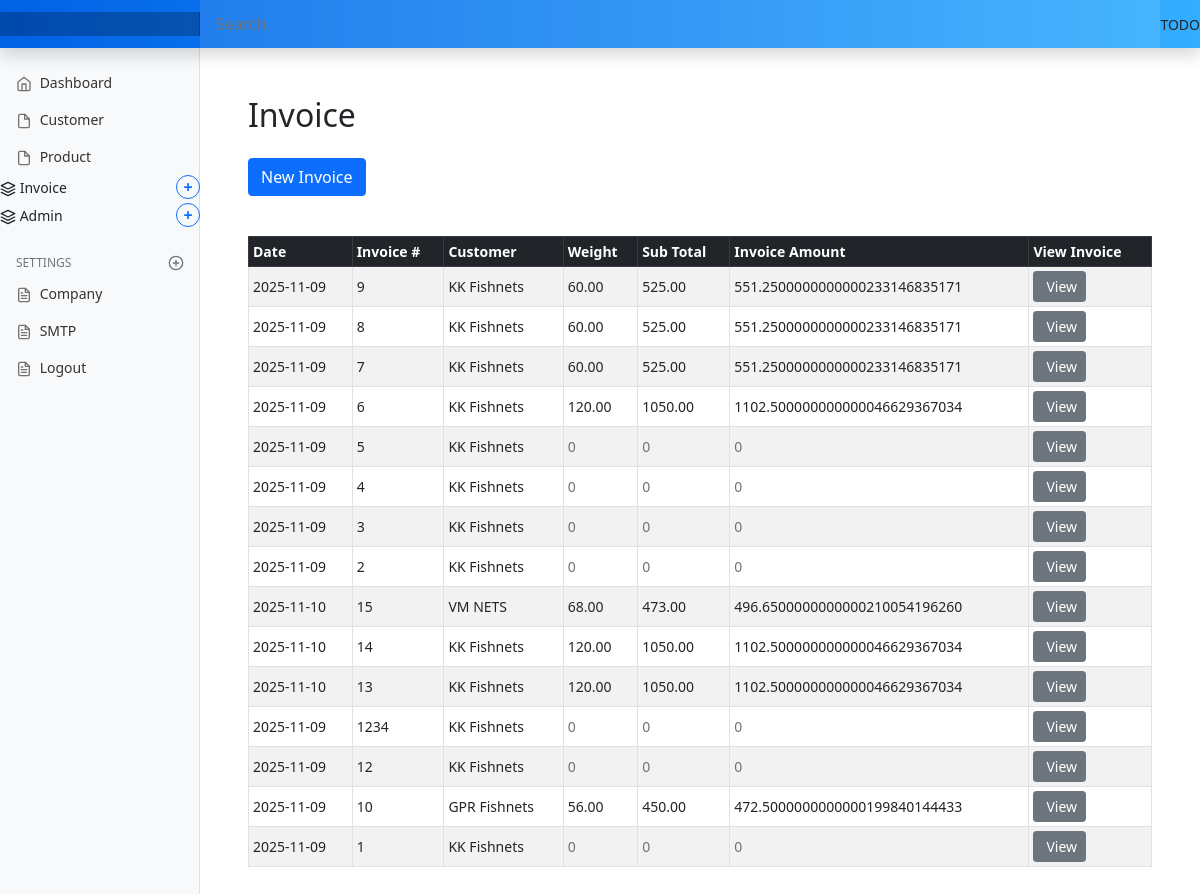
Page /invoice/invoice_entry on the earlier database version.
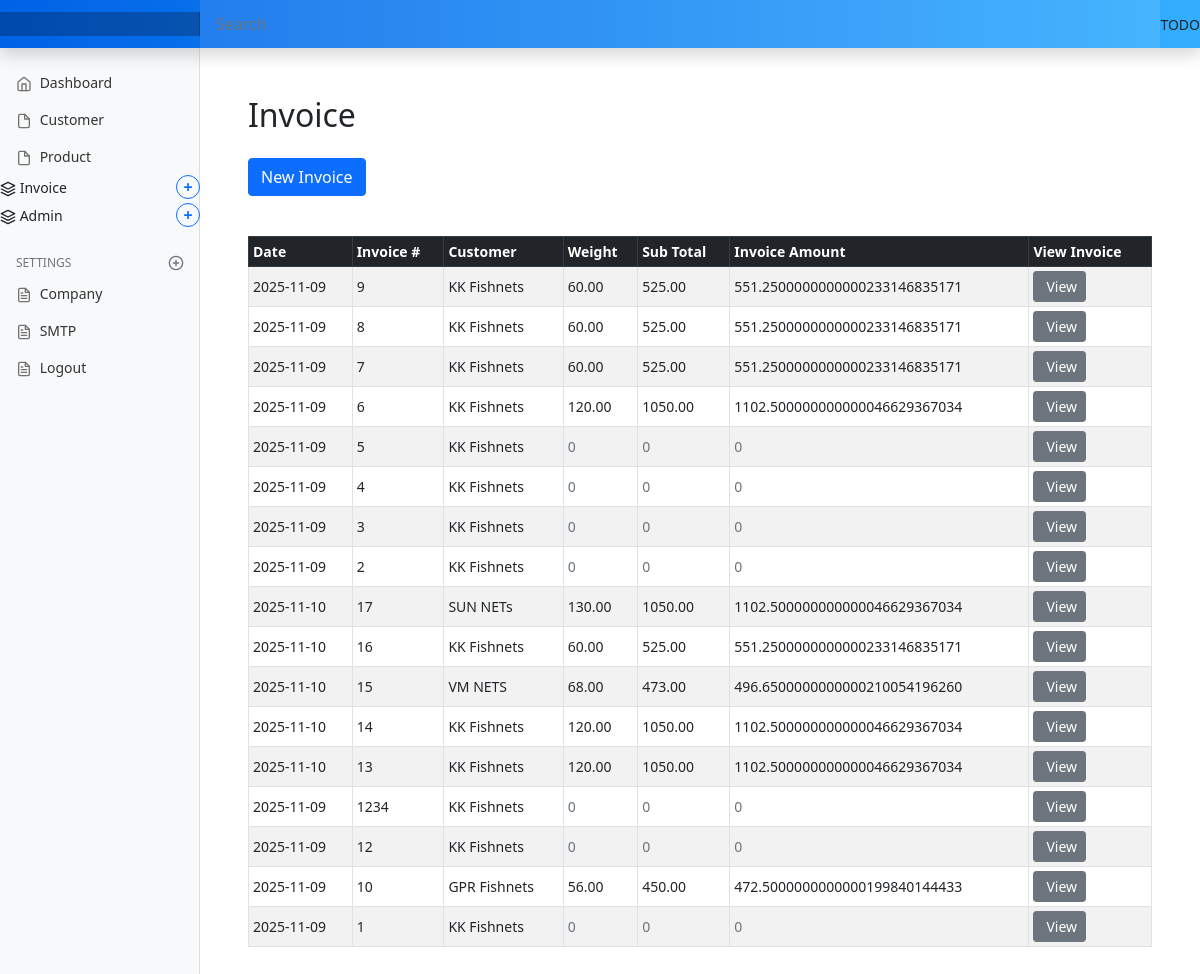
Same page on the later database version.
### marania_invoice_app/models.py (models this page shows, shortened)
class Invoice(models.Model):
    invoice_date = models.DateField(null=True, blank=True, default=date.today)
    invoice_number = models.CharField(max_length=50, unique=True, null=True)
    customer_code = models.CharField(max_length=50, unique=False, null=True)
    customer_name = models.CharField(max_length=100, null=True)
    customer_gst = models.CharField(max_length=20, null=True, blank=True)
    customer_address_bill_to = models.TextField(null=True, blank=True)
    customer_address_ship_to = models.TextField(null=True, blank=True)
    customer_contact = models.CharField(max_length=20, null=True, blank=True)
    customer_email = models.EmailField(null=True, blank=True)
    dispatched_through = models.CharField(max_length=100, null=True, blank=True)

class InvoiceItem(models.Model):
    invoice = models.ForeignKey(
        Invoice,
        related_name='items',      # allows invoice.items.all()
        on_delete=models.CASCADE,  # deletes items if invoice is deleted
        to_field='invoice_number'  # optional: link by invoice_number instead of id
    )
    item_spec = models.CharField(max_length=200, blank=True, null=True)
    item_code = models.CharField(max_length=50, blank=True, null=True)
    item_description = models.CharField(max_length=200, blank=True, null=True)
    item_mesh_size = models.CharField(max_length=20, blank=True, null=True)
    item_mesh_depth = models.CharField(max_length=20, blank=True, null=True)
    item_quantity = models.DecimalField(max_digits=10, decimal_places=2, blank=True, null=True)
    item_price = models.DecimalField(max_digits=10, decimal_places=2, blank=True, null=True)

### marania_invoice_app/views.py (the view)
# urls.py: path('invoice_entry', views.invoice_entry, name='invoice_entry'),
def invoice_entry(request):
    Invoices = Invoice.objects.all().order_by('-invoice_number')
    Customers = Customer.objects.all()
    summary_data = invoice_summary()
    customer_codes = ['CUST001', 'CUST002', 'CUST003', 'CUST004']
    context = {'invoice_form': forms.InvoiceForm() ,'invoice_item_form':forms.InvoiceItem(),
               'invoices':Invoices, 'invoiceitems':summary_data,
               'customer_codes': customer_codes, 'customers':Customers}
    return render(request, 'marania_invoice_app/invoice_entry.html', context)

### marania_invoice_app/templatetags/dict_extras.py (called while the page is built)
@register.filter
def get_item(dictionary, key):
    return dictionary.get(key)

### templates/marania_invoice_app/invoice_entry.html (shortened to what this page needs)
{% extends 'partials/base.html' %}
{% load static %}
{% load crispy_forms_tags %}
{% block main %}
{% load dict_extras %}
<main class="col-md-9 ms-sm-auto col-lg-10 px-md-4">
  <div class="container my-5">
    <h2 class="mb-4">Invoice</h2>
    <button class="btn btn-primary mb-3" type="button" data-bs-toggle="collapse" data-bs-target="#customerForm" aria-expanded="false" aria-controls="customerForm">
      New Invoice
    </button>
    <div class="invoice-list mt-4">
      {% if invoices %}
        <div class="table-responsive">
          <table class="table table-striped table-hover table-bordered table-sm align-middle">
            <thead class="table-dark">
              <tr>
                <th scope="col">Date</th>
                <th scope="col">Invoice #</th>
                <th scope="col">Customer</th>
                <th scope="col">Weight</th>
                <th scope="col">Sub Total</th>
                <th scope="col">Invoice Amount</th>
                <th scope="col">View Invoice</th>
              </tr>
            </thead>
            <tbody>
              {% for invoice in invoices %}
                <tr>
                  <td>{{ invoice.invoice_date|date:"Y-m-d" }}</td>
                  <td>{{ invoice.invoice_number }}</td>
                  <td>{{ invoice.customer_name }}</td>
                  {% with invoice_item=invoiceitems|get_item:invoice.invoice_number %}
                    <td>
                      {% if invoice_item %}
                        {{ invoice_item.weight }}
                      {% else %}
                        <span class="text-muted">0</span>
                      {% endif %}
                    </td>
                     <td>
                      {% if invoice_item %}
                        {{ invoice_item.sub_total }}
                      {% else %}
                        <span class="text-muted">0</span>
                      {% endif %}
                    </td>
                     <td>
                      {% if invoice_item %}
                        {{ invoice_item.invoice_amount }}
                      {% else %}
                        <span class="text-muted">0</span>
                      {% endif %}
                    </td>
                  {% endwith %}
                  <td>
                    <a href="javascript:void(0);"
                      onclick="openInvoicePopup('{{ invoice.invoice_number }}')"
                      class="btn btn-sm btn-secondary d-inline-flex align-items-center">
                       View
                    </a>
                  </td>
                </tr>
              {% endfor %}
            </tbody>
          </table>
        </div>
      {% else %}
        <p class="text-muted">No invoices found.</p>
      {% endif %}
    </div>
  </div>
</main>
{% endblock %}

### templates/partials/base.html (shortened to what this page needs)
{% load static %}
<!doctype html>
<html lang="en">
  <head>
    <link href="{% static 'assets/css/bootstrap.min.css' %}" rel="stylesheet">
    <link href="{% static 'assets/css/dashboard.css' %}" rel="stylesheet">
  </head>
  <body>
<header class="navbar navbar-dark sticky-top"
style="background: linear-gradient(90deg, #0062E6, #33AEFF); flex-wrap: nowrap; padding: 0; box-shadow: 0 0.5rem 1rem rgba(0,0,0,.15);">
  <a class="navbar-brand col-md-3 col-lg-2 me-0 px-3" href="#"> {{ config.CompanyName }}</a>
  <input class="form-control form-control-dark w-100" type="text" placeholder="Search" aria-label="Search">
  <div class="navbar-nav">
    <div class="nav-item text-nowrap">
     TODO
    </div>
  </div>
</header>
<div class="container-fluid">
  <div class="row">
    <nav id="sidebarMenu" class="col-md-3 col-lg-2 d-md-block bg-light sidebar collapse">
      <div class="position-sticky pt-3">
        <ul class="nav flex-column">
          <li class="nav-item">
            <a class="nav-link" href="{% url 'dashboard' %}">
              <span data-feather="home"></span>
              Dashboard
            </a>
          </li>
          <li class="nav-item">
           <a class="nav-link" href="{% url 'customer' %}">
              <span data-feather="file"></span>
              Customer
            </a>
          </li>
          <li class="nav-item">
           <a class="nav-link" href="{% url 'dashboard' %}">
              <span data-feather="file"></span>
              Product
            </a>
          </li>
            <li class="nav-item">
            <div class="d-flex justify-content-between align-items-center mb-1">
              <span>
                <span data-feather="layers"></span>
                Invoice
              </span>
              <button class="collapse-btn btn btn-outline-primary btn-sm rounded-circle"
                      type="button"
                      data-bs-toggle="collapse"
                      data-bs-target="#InvoiceSubmenu"
                      aria-expanded="false"
                      aria-controls="InvoiceSubmenu">
                +
              </button>
            </div>
          </li>
          <li class="nav-item">
            <div class="d-flex justify-content-between align-items-center mb-1">
              <span>
                <span data-feather="layers"></span>
                Admin
              </span>
              <button class="collapse-btn btn btn-outline-primary btn-sm rounded-circle"
                      type="button"
                      data-bs-toggle="collapse"
                      data-bs-target="#adminSubmenu"
                      aria-expanded="false"
                      aria-controls="adminSubmenu">
                +
              </button>
            </div>
          </li>
        <h6 class="sidebar-heading d-flex justify-content-between align-items-center px-3 mt-4 mb-1 text-muted">
          <span>Settings</span>
          <a class="link-secondary" href="#" aria-label="Add a new report">
            <span data-feather="plus-circle"></span>
          </a>
        </h6>
        <ul class="nav flex-column mb-2">
          <li class="nav-item">
            <a class="nav-link" href="#">
              <span data-feather="file-text"></span>
              Company
            </a>
          </li>
          <li class="nav-item">
            <a class="nav-link" href="#">
              <span data-feather="file-text"></span>
              SMTP
            </a>
          </li>
          <li class="nav-item">
            <a class="nav-link" href="#">
              <span data-feather="file-text"></span>
              Logout
            </a>
          </li>
        </ul>
      </div>
    </nav>
  {% block main %}
  {% endblock %}
  </div>
</div>
  </body>
</html>

### static/assets/css/dashboard.css (style rules this page uses)
body { font-size: .875rem; }
.feather { width: 16px; height: 16px; vertical-align: text-bottom; }
.sidebar { position: fixed; top: 0; bottom: 0; left: 0; z-index: 100; padding: 48px 0 0; box-shadow: inset -1px 0 0 rgba(0, 0, 0, .1); }
.sidebar .nav-link { font-weight: 500; color: #333; }
.sidebar .nav-link .feather { margin-right: 4px; color: #727272; }
.sidebar-heading { font-size: .75rem; text-transform: uppercase; }
.navbar-brand { padding-top: .75rem; padding-bottom: .75rem; font-size: 1rem; background-color: rgba(0, 0, 0, .25); box-shadow: inset -1px 0 0 rgba(0, 0, 0, .25); }
.navbar .form-control { padding: .75rem 1rem; border-width: 0; border-radius: 0; }
.form-control-dark { color: #fff; background-color: rgba(255, 255, 255, .1); border-color: rgba(255, 255, 255, .1); }

### templates/partials/base.html (style rules this page uses)
.collapse-btn { width: 24px; height: 24px; display: flex; align-items: center; justify-content: center; padding: 0; font-size: 16px; font-weight: bold; transition: all 0.3s ease; }

Differences in the rows shown:
added Invoice: invoice_date "2025-11-10", invoice_number "17", customer_name "SUN NETs", weight "130.00", sub_total "1050.00", invoice_amount "1102.500000000000046629367034"
added Invoice: invoice_date "2025-11-10", invoice_number "16", customer_name "KK Fishnets", invoice_amount "551.2500000000000233146835171"
added InvoiceItem: weight "60.00", sub_total "525.00"
